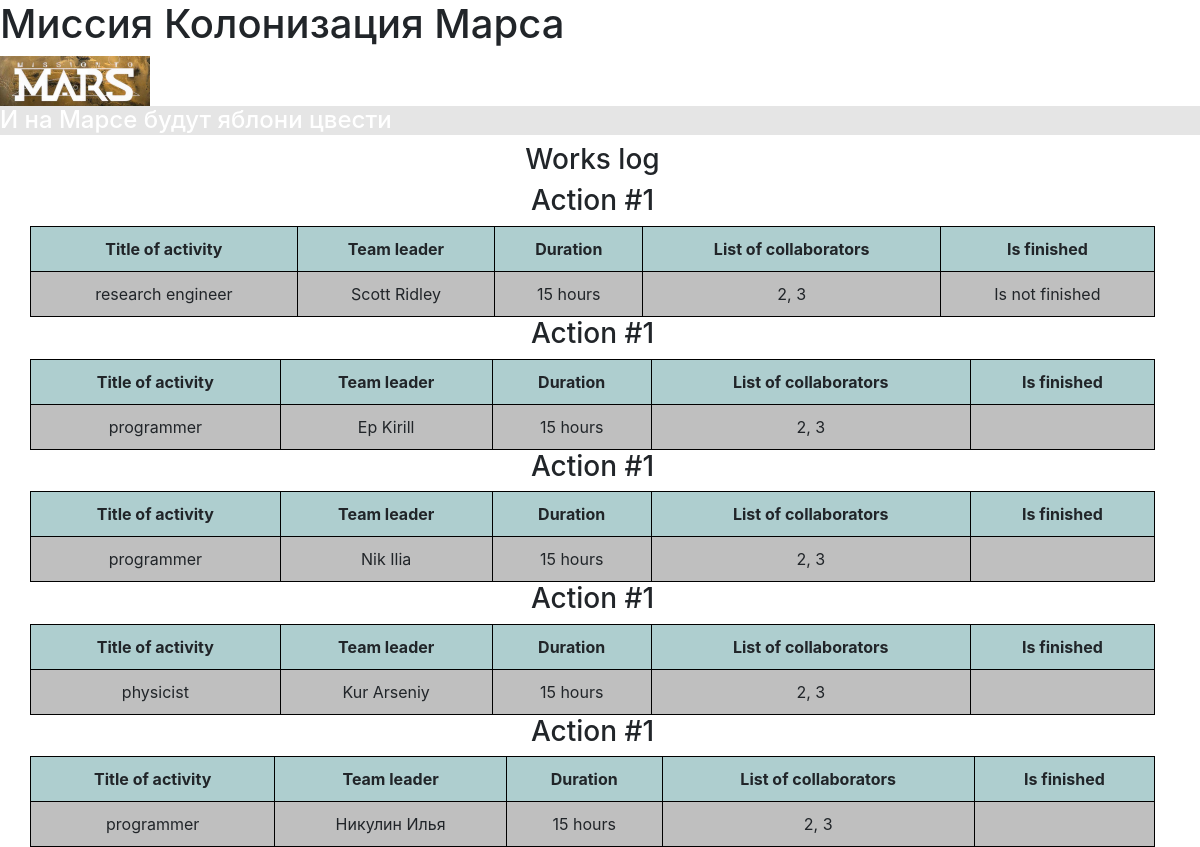
The page / on the database its author committed.
### data/users.py (models this page shows, shortened)
class User(SqlAlchemyBase):
    __tablename__ = 'users'
    id = sqlalchemy.Column(sqlalchemy.Integer,
                           primary_key=True, autoincrement=True)
    surname = sqlalchemy.Column(sqlalchemy.String, nullable=True)
    name = sqlalchemy.Column(sqlalchemy.String, nullable=True)
    age = sqlalchemy.Column(sqlalchemy.Integer, nullable=True)
    position = sqlalchemy.Column(sqlalchemy.String, nullable=True)
    speciality = sqlalchemy.Column(sqlalchemy.String, nullable=True)
    address = sqlalchemy.Column(sqlalchemy.String, nullable=True)
    email = sqlalchemy.Column(sqlalchemy.String,
                              index=True, unique=True, nullable=True)
    hashed_password = sqlalchemy.Column(sqlalchemy.String, nullable=True)
    modified_date = sqlalchemy.Column(sqlalchemy.DateTime,
                                      default=datetime.datetime.now)

### data/jobs.py (models this page shows)
class Jobs(SqlAlchemyBase):
    __tablename__ = 'jobs'
    id = sqlalchemy.Column(sqlalchemy.Integer,
                           primary_key=True, autoincrement=True)
    team_leader = sqlalchemy.Column(sqlalchemy.Integer,
                                    sqlalchemy.ForeignKey("users.id"))
    job = sqlalchemy.Column(sqlalchemy.String, nullable=True)
    work_size = sqlalchemy.Column(sqlalchemy.Integer, nullable=True)
    collaborators = sqlalchemy.Column(sqlalchemy.String, nullable=True)
    start_date = sqlalchemy.Column(sqlalchemy.DateTime,
                                   default=datetime.datetime.now)
    end_date = sqlalchemy.Column(sqlalchemy.DateTime, nullable=True)
    is_finished = sqlalchemy.Column(sqlalchemy.Boolean, default=False)
    user = relationship("User")

### classwork-7.py (the view)
@app.route('/')
def auto_answer():
    db_session.global_init("db/mars_explorer.db")
    db_sess = db_session.create_session()
    users = db_sess.query(User).all()
    jobs = db_sess.query(Jobs).all()
    actions = []
    for user in users:
        is_finished = ""
        collaborators = ""
        id_work = None
        duration = 0
        for job in jobs:
            if user.id == job.team_leader:
                if job.is_finished == 0:
                    is_finished = "Is not finished"
                else:
                    is_finished = "Is finished"
            id_work = job.id
            collaborators = job.collaborators
            duration = job.work_size
            break
        action = [user.speciality,
                  f"{user.surname} {user.name}", f"{duration} hours", collaborators, is_finished]
        actions.append(action)
    return render_template('classwork-7.html', actions=actions, id_work=id_work)

### data/db_session.py (called while the page is built, shortened)
def global_init(db_file):
    global __factory
    if __factory:
        return

def create_session() -> Session:
    global __factory
    return __factory()

### templates/classwork-7.html
{% extends "base.html" %}
{% block content %}
    <h3>Works log</h3>
    {% for action in actions %}
        <h3>Action #{{id_work}}</h3>
        <table border="1">
            <tr>
                <th>Title of activity</th>
                <th>Team leader</th>
                <th>Duration</th>
                <th>List of collaborators</th>
                <th>Is finished</th>
            </tr>
            <tr>
                <td>{{ action[0] }}</td>
                <td>{{ action[1] }}</td>
                <td>{{ action[2] }}</td>
                <td>{{ action[3] }}</td>
                <td>{{ action[4] }}</td>
            </tr>
        </table>
    {% endfor %}
{% endblock %}

### templates/base.html (shortened to what this page needs)
<!doctype html>
<html lang="en">
<head>
    <link rel="stylesheet"
          href="https://stackpath.bootstrapcdn.com/bootstrap/4.4.1/css/bootstrap.min.css"
>
    <link rel="stylesheet"
    href="{{ url_for('static', filename='css/style.css') }}">
</head>
<body>
<h1>Миссия Колонизация Марса</h1>
<img src="static/img/MARS-2-7.png" alt="Эмблема миссии" class="emblem">
<h4>И на Марсе будут яблони цвести</h4>
<main role="main" class="container">
    {% block content %}{% endblock %}
</main>
</body>
</html>

### static/css/style.css (style rules this page uses)
h4 { color: white; padding-left: 0px; background-color: rgba(0, 0, 0, 0.1); }
h3 { text-align: center; }
.container { padding-left: 0px; }
table { width: 100%; border-collapse: collapse; }
td { border: 1px solid black; padding: 10px; height: 40px; text-align: center; background-color: rgba(128,128,128,0.5); }
th { border: 1px solid black; padding: 10px; height: 40px; text-align: center; background-color: rgba(95,158,160,0.5); }

### rows shown on the page
User: speciality "research engineer"
Jobs: collaborators "2, 3" "2, 3" "2, 3" "2, 3" "2, 3"
User: speciality "programmer"
User: speciality "programmer"
User: speciality "physicist"
User: speciality "programmer"

### other values the page prints
{{ id_work }} "1" "1" "1" "1" "1"
{{ action[1] }} "Scott Ridley" "Ep Kirill" "Nik Ilia" "Kur Arseniy" "Никулин Илья"
{{ action[2] }} "15 hours" "15 hours" "15 hours" "15 hours" "15 hours"
{{ action[4] }} "Is not finished"
